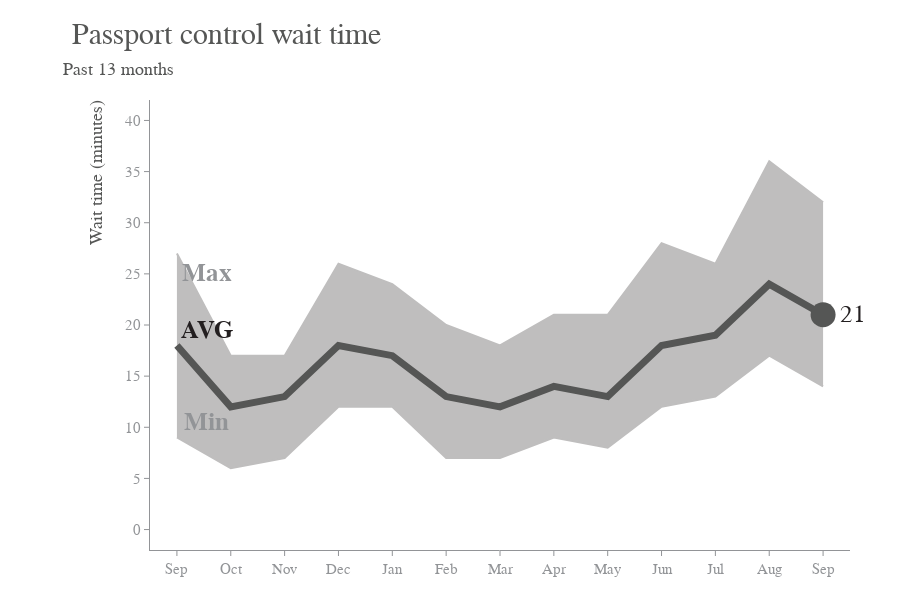

The notebook cell this image was saved under:
### Markdown cell above
## Data Visualization

### Code cell
fig = go.Figure()

# Plot -------------------------
fig.add_traces([go.Scatter(x=df.index, y=df['Max'],
                           mode='lines', line_color=GRAY9),
                go.Scatter(x=df.index, y=df['Min'],
                           mode='lines', line_color=GRAY9,
                           fill='tonexty', fillcolor=GRAY9)])

fig.add_scatter(
    x=df.index,
    y=df['Avg'],
    mode="lines",
    line=dict(color=GRAY3, width=7),
)

fig.add_scatter(
    x=df[-1:].index,
    y=df[-1:]['Avg'],
    mode="markers",
    marker=dict(color=GRAY3, size=25),
)

# Annotation -------------------
fig.add_annotation(
    text="<b>Max</b>",
    font=dict(color=GRAY7, size=25, family="Arial"),
    x=0,
    y=df[:1]['Max'].values[0],
    xshift=30,
    yshift=-20,
    showarrow=False,
)

fig.add_annotation(
    text="<b>AVG</b>",
    font=dict(color=GRAY1, size=25, family="Arial"),
    x=0,
    y=df[:1]['Avg'].values[0],
    xshift=30,
    yshift=15,
    showarrow=False,
)

fig.add_annotation(
    text="<b>Min</b>",
    font=dict(color=GRAY7, size=25, family="Arial"),
    x=0,
    y=df[:1]['Min'].values[0],
    xshift=30,
    yshift=15,
    showarrow=False,
)

fig.add_annotation(
    text=f"{df[-1:]['Avg'].values[0]}",
    font=dict(color=GRAY1, size=25, family="Arial"),
    x=df[-1:].index.values[0],
    y=df[-1:]['Avg'].values[0],
    xshift=30,
    yshift=0,
    showarrow=False,
)

# Text -------------------------
fig.add_annotation(
    text="Passport control wait time",
    font=dict(color=GRAY3, size=30, family="Arial"),
    x=0,
    y=42,
    xshift=50,
    yshift=65,
    showarrow=False,
)

fig.add_annotation(
    text="Past 13 months",
    font=dict(color=GRAY3, size=18, family="Arial"),
    x=0,
    y=42,
    xshift=-58,
    yshift=30,
    showarrow=False,
)

fig.add_annotation(
    text="Wait time (minutes)",
    font=dict(color=GRAY3, size=18, family="Arial"),
    x=0,
    y=35,
    xshift=-80,
    yshift=0,
    textangle=-90,
    showarrow=False,
)


# Layout -----------------------

fig.update_layout(
    width=900,
    height=600,
    margin=dict(t=100, b=50, l=150, r=50),
    showlegend=False,
    paper_bgcolor="white",
    plot_bgcolor="white",
)

fig.update_xaxes(
    tickfont=dict(color=GRAY7, size=15, family='Arial'),
    ticks="outside",
    tickvals=np.arange(0, 13),
    ticktext=df['Month'],
    tickcolor=GRAY7,
    linecolor=GRAY7,
    range=[-0.5, 12.5]
)

fig.update_yaxes(
    tickfont=dict(color=GRAY7, size=15, family='Arial'),
    ticks="outside",
    tickcolor=GRAY7,
    linecolor=GRAY7,
    range=[-2, 42]
)

### Figure 1 — Plotly figure (JSON) as saved in the notebook; plotly's stock layout.template omitted (floating-point values rounded to 4 significant figures)
{"data": [{"line": {"color": "#BFBEBE"}, "mode": "lines", "type": "scatter", "x": [0, 1, 2, 3, 4, 5, 6, 7, 8, 9, 10, 11, 12], "y": [27, 17, 17, 26, 24, 20, 18, 21, 21, 28, 26, 36, 32]}, {"fill": "tonexty", "fillcolor": "#BFBEBE", "line": {"color": "#BFBEBE"}, "mode": "lines", "type": "scatter", "x": [0, 1, 2, 3, 4, 5, 6, 7, 8, 9, 10, 11, 12], "y": [9, 6, 7, 12, 12, 7, 7, 9, 8, 12, 13, 17, 14]}, {"line": {"color": "#555655", "width": 7}, "mode": "lines", "type": "scatter", "x": [0, 1, 2, 3, 4, 5, 6, 7, 8, 9, 10, 11, 12], "y": [18, 12, 13, 18, 17, 13, 12, 14, 13, 18, 19, 24, 21]}, {"marker": {"color": "#555655", "size": 25}, "mode": "markers", "type": "scatter", "x": [12], "y": [21]}], "layout": {"annotations": [{"font": {"color": "#929497", "family": "Arial", "size": 25}, "showarrow": false, "text": "<b>Max</b>", "x": 0, "xshift": 30, "y": 27, "yshift": -20}, {"font": {"color": "#231F20", "family": "Arial", "size": 25}, "showarrow": false, "text": "<b>AVG</b>", "x": 0, "xshift": 30, "y": 18, "yshift": 15}, {"font": {"color": "#929497", "family": "Arial", "size": 25}, "showarrow": false, "text": "<b>Min</b>", "x": 0, "xshift": 30, "y": 9, "yshift": 15}, {"font": {"color": "#231F20", "family": "Arial", "size": 25}, "showarrow": false, "text": "21", "x": 12, "xshift": 30, "y": 21, "yshift": 0}, {"font": {"color": "#555655", "family": "Arial", "size": 30}, "showarrow": false, "text": "Passport control wait time", "x": 0, "xshift": 50, "y": 42, "yshift": 65}, {"font": {"color": "#555655", "family": "Arial", "size": 18}, "showarrow": false, "text": "Past 13 months", "x": 0, "xshift": -58, "y": 42, "yshift": 30}, {"font": {"color": "#555655", "family": "Arial", "size": 18}, "showarrow": false, "text": "Wait time (minutes)", "textangle": -90, "x": 0, "xshift": -80, "y": 35, "yshift": 0}], "height": 600, "margin": {"b": 50, "l": 150, "r": 50, "t": 100}, "paper_bgcolor": "white", "plot_bgcolor": "white", "showlegend": false, "width": 900, "xaxis": {"linecolor": "#929497", "range": [-0.5, 12.5], "tickcolor": "#929497", "tickfont": {"color": "#929497", "family": "Arial", "size": 15}, "ticks": "outside", "ticktext": ["Sep", "Oct", "Nov", "Dec", "Jan", "Feb", "Mar", "Apr", "May", "Jun", "Jul", "Aug", "Sep"], "tickvals": [0, 1, 2, 3, 4, 5, 6, 7, 8, 9, 10, 11, 12]}, "yaxis": {"linecolor": "#929497", "range": [-2, 42], "tickcolor": "#929497", "tickfont": {"color": "#929497", "family": "Arial", "size": 15}, "ticks": "outside"}}}
